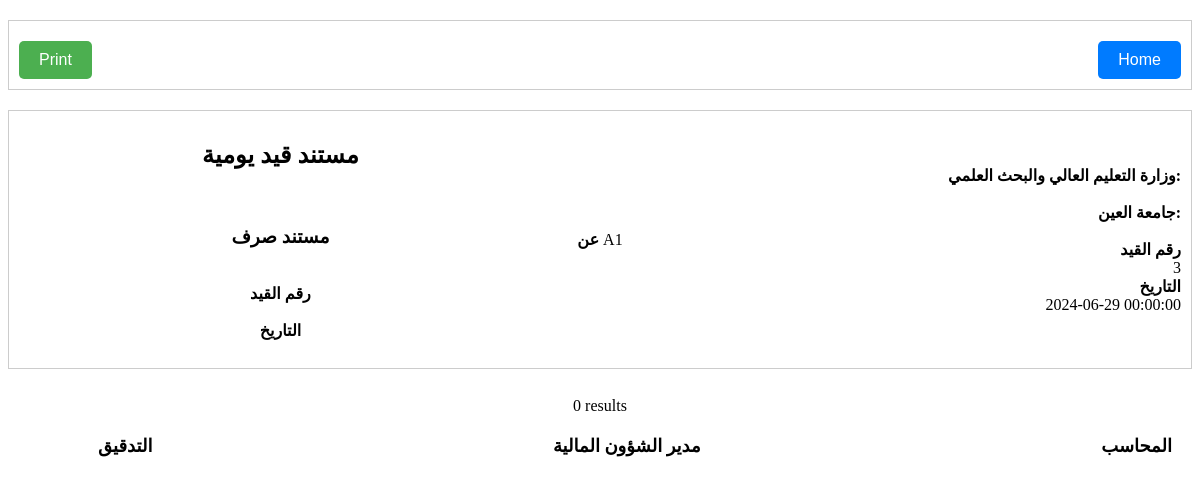
/accounts/view/receipt_daily_record.php?id_e=3, run on the app's committed database.
### tables this page shows
CREATE TABLE `daily_record` (
  `id_dc` int(11) NOT NULL,
  `number` float DEFAULT NULL,
  `money` float DEFAULT NULL,
  `data_in` datetime DEFAULT NULL,
  `type` text DEFAULT NULL,
  `date_ac` datetime DEFAULT NULL,
  `note` text DEFAULT NULL,
  `from_per` text DEFAULT NULL,
  `write_mo` text DEFAULT NULL,
  `id_u` float DEFAULT NULL,
  `name` text DEFAULT NULL,
  `id_col` float DEFAULT NULL,
  `id_s` float DEFAULT NULL,
  `e_number` text DEFAULT NULL,
  `e_date` varchar(255) DEFAULT NULL,
  `type_of_receipt` int(11) DEFAULT NULL,
  `year_r` varchar(50) DEFAULT NULL,
  `in_number` varchar(50) DEFAULT NULL,
  `in_date` datetime DEFAULT NULL,
  `in_amount` varchar(50) DEFAULT NULL,
  `adder_name` varchar(255) DEFAULT NULL,
  `added_date` datetime DEFAULT NULL,
  `updater_name` varchar(255) DEFAULT NULL,
  `updated_date` datetime DEFAULT NULL
);

### accounts/view/receipt_daily_record.php (the view, shortened to what this page needs)
<!DOCTYPE html>
<html>
<head>
       <link rel="stylesheet" href="../css/daily_record.css">
</head>
<body>
    <div class="container">
        <button class="print-button" onclick="window.print()">Print</button>
        <button class="home-button" onclick="window.location.href = 'daily_record_search.php'">Home</button>
    </div>
    <?php
    include "number_to_arabic_word.php";
    include "../php/env/db.php";
    $id_e = isset($_GET['id_e']) ? $_GET['id_e'] : '';
    if ($id_e) {
        $sql = "SELECT id_dc, data_in, from_per,in_number,in_date FROM daily_record WHERE id_dc = ?";
        $stmt = $conn->prepare($sql);
        $stmt->bind_param("s", $id_e);
        $stmt->execute();
        $result = $stmt->get_result();
        if ($result->num_rows > 0) {
            while($row = $result->fetch_assoc()) {
                echo "<div class='container'>";
                echo "<div class='left'>";
                echo "<h2>مستند قيد يومية</h2> <br>";
                echo "<h3>مستند صرف </h3> <br>";
                echo "<b>رقم القيد</b> " . htmlspecialchars($row["in_number"]) . "<br>";
                echo "<b>التاريخ</b> " . htmlspecialchars($row["in_date"]) . "<br>";
                echo "</div>";
                echo "<div class='center'><b>عن  </b>" . htmlspecialchars($row["from_per"]) . "</div>";
                echo "<div class='right'>";
                echo "<b>وزارة التعليم العالي والبحث العلمي:</b><br>";
                echo "<b>جامعة العين:</b><br>";
                echo "<b>رقم القيد</b> " . htmlspecialchars($row["id_dc"]) . "<br>";
                echo "<b>التاريخ</b> " . htmlspecialchars($row["data_in"]) . "<br>";
                echo "</div>";
                echo "</div><br>";
            }
        } else {
            echo "<b>0 results</b>";
        }
        $total_debit = 0;
        $total_credit = 0;
        $sql_details = "
            SELECT drd.type, drd.money, drd.number_acc, ca.name
            FROM daily_record_detal drd
            LEFT JOIN cost_acc ca ON drd.number_acc = ca.code
            WHERE drd.id_dc = ?
        ";
        $stmt_details = $conn->prepare($sql_details);
        $stmt_details->bind_param("s", $id_e);
        $stmt_details->execute();
        $result_details = $stmt_details->get_result();
        if ($result_details->num_rows > 0) {
            echo "<div class='container'>";
            echo "<table>";
            echo "<tr><th><b>الدليل المحاسبي</b></th><th><b>بيان الدائن</b></th><th><b>بيان المدين</b></th><th><b>دائن</b></th><th><b>مدين</b></th></tr>";
            while ($row = $result_details->fetch_assoc()) {
                echo "<tr>";
                echo "<td class='narrow'>" . htmlspecialchars($row['number_acc']) . "</td>";
                if ($row['type'] == 'spent') {
                    echo "<td class='wide'>" . htmlspecialchars($row['name']) . "</td>";
                    echo "<td class='wide'></td>";
                    echo "<td>" . htmlspecialchars($row['money']) . "</td><td></td>";
                    $total_debit += $row['money'];
                } elseif ($row['type'] == 'paid') {
                    echo "<td class='wide'></td>";
                    echo "<td class='wide'>" . htmlspecialchars($row['name']) . "</td>";
                    echo "<td></td><td>" . htmlspecialchars($row['money']) . "</td>";
                    $total_credit += $row['money'];
                }
                echo "</tr>";
            }
            if ($total_credit >= $total_debit) {
                $total_in_words = convert_number($total_credit,"male");
            } else {
                $total_in_words = convert_number($total_debit,"male");
            }
            echo "<tr><td colspan='2'><b>" . ($total_credit >= $total_debit ? $total_in_words : '') . "</b></td><td></td><td><b>" . $total_credit . "</b></td><td><b>" . $total_debit . "</b></td></tr>";
            echo "</table>";
            echo "</div>";
        } else {
            echo "0 results";
        }
    }
    ?>
    <div class="footer">
        <div class="text right"><b>المحاسب</b></div>
        <div class="text center"><b>مدير الشؤون المالية</b></div>
        <div class="text left"><b>التدقيق</b></div>
    </div>
</body>
</html>

### accounts/css/daily_record.css (style rules this page uses)
body { text-align: center; }
.container { display: flex; justify-content: center; align-items: center; text-align: center; margin-top: 20px; }
.right { text-align: right; }
.center { margin: 20px auto; }
.footer { margin-top: 20px; text-align: center; }
.footer .text { font-size: 18px; display: inline-block; margin: 0 10px; }
.footer .left { text-align: left; float: left; margin-left: 90px; }
.footer .right { text-align: right; float: right; margin-right: 20px; }
.print-button { display: inline-block; margin-top: 10px; padding: 10px 20px; background-color: #4CAF50; color: white; border: none; cursor: pointer; text-decoration: none; font-size: 16px; border-radius: 5px; }
.home-button { display: inline-block; margin-top: 10px; padding: 10px 20px; background-color: #007BFF; color: white; border: none; cursor: pointer; text-decoration: none; font-size: 16px; border-radius: 5px; }
.container { display: flex; justify-content: space-between; border: 1px solid #ccc; padding: 10px; margin-bottom: 10px; }
.left, .right { flex: 0 0 45%; }
.right b, .left b { display: block; }

### data on the page
daily_record: from_per "A1", id_dc "3", data_in "2024-06-29 00:00:00"
